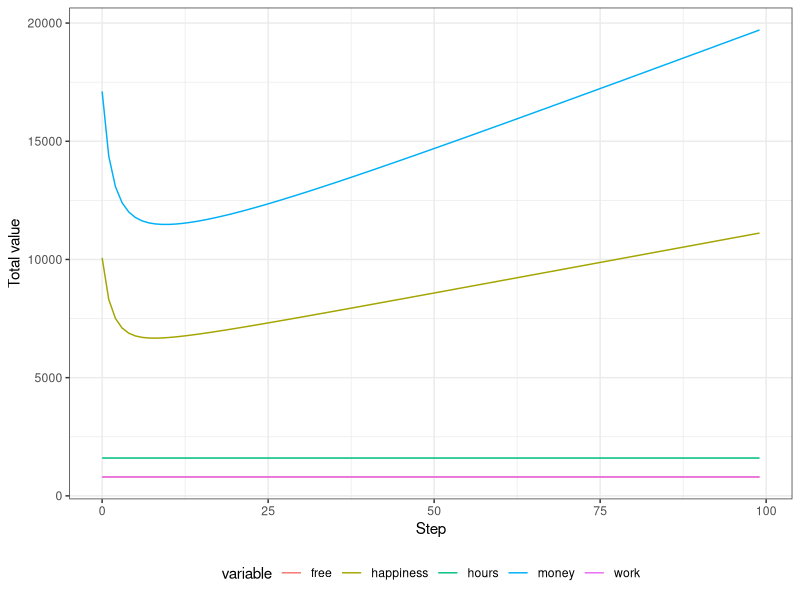
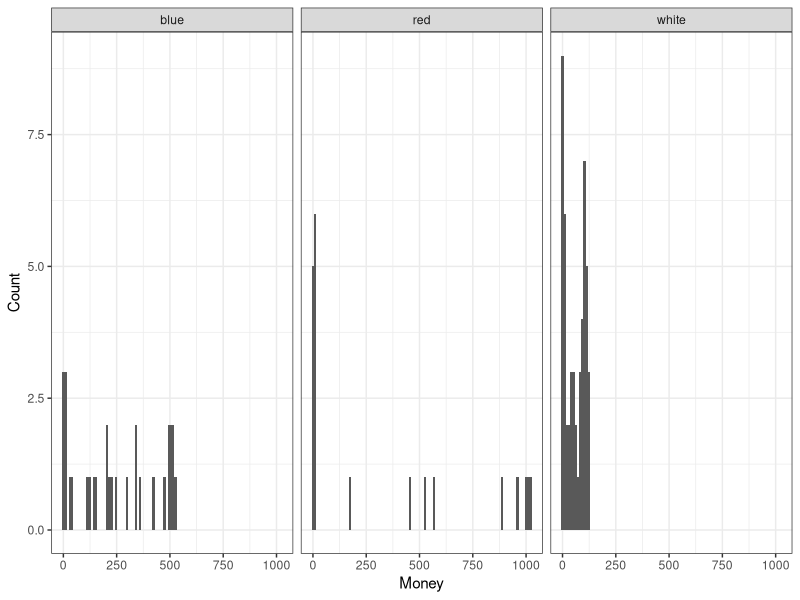
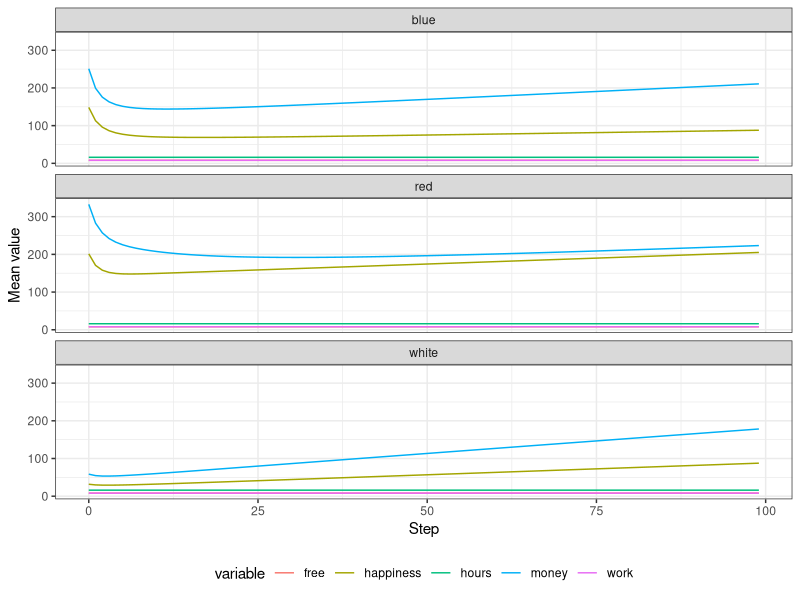
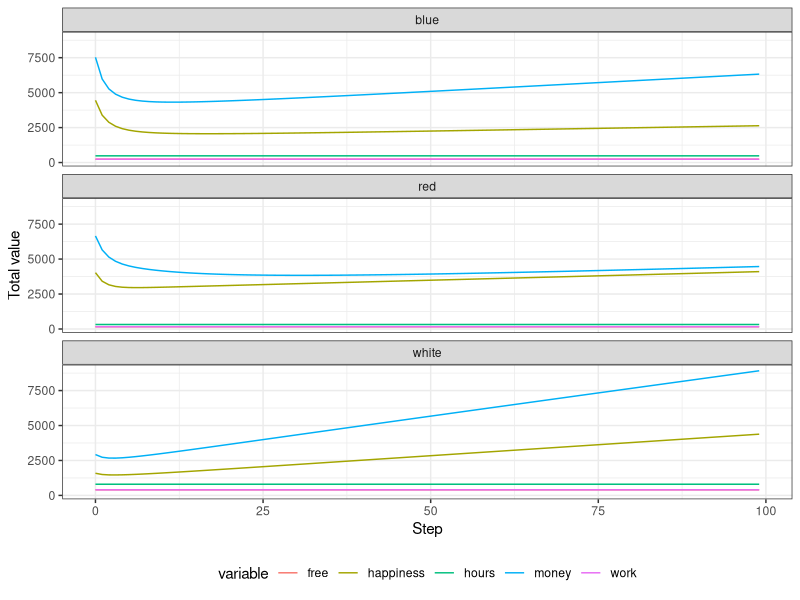
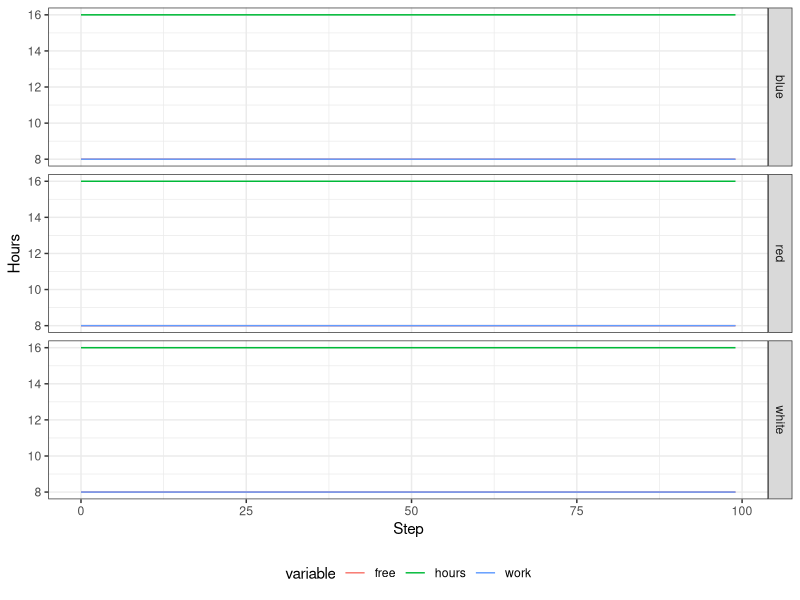

Write the R code that produced these figures, in order.
library(ggplot2)
library(dplyr)
options(scipen=999)

# read in the data
data <- read.csv("simulation_data.csv", header = TRUE)

# make the data long on money, happiness
data_long <- data %>%
    tidyr::gather(key = "variable", value = "value", hours, free, work, money, happiness)

# calculate the total amount of money, time, and happiness for each type in each step
data_long_totals <- data_long %>%
    group_by(type, variable, step) %>%
    summarise(value = sum(value))

# add across type as well
data_long_totals2 <- data_long_totals %>%
    group_by(variable, step) %>%
    summarise(value = sum(value))

data_long_totals2 %>%
    ggplot(aes(x=step, y=value, color=variable)) +
    geom_line() +
    theme_bw() +
    theme(legend.position = "bottom") +
    labs(x = "Step", y = "Total value")
    
# plot the means amount of money, time, and happiness for each type in each step
p <- data_long %>%
    group_by(type, variable, step) %>%
    summarise(mean = mean(value)) %>%
    ggplot(aes(x = step, y = mean, color = variable)) +
    geom_line() +
    facet_wrap(~type, ncol = 1) +
    theme_bw() +
    theme(legend.position = "bottom") +
    labs(x = "Step", y = "Mean value")

# open p in a new window
ggsave("plots/plot.png", p, width = 10, height = 10, units = "in", dpi = 300)

# plot the totals
p_tot <- data_long_totals %>%
    ggplot(aes(x = step, y = value, color = variable)) +
    geom_line() +
    facet_wrap(~type, ncol = 1) +
    theme_bw() +
    theme(legend.position = "bottom") +
    labs(x = "Step", y = "Total value")

# open p in a new window
ggsave("plots/plot_tot.png", p_tot, width = 10, height = 10, units = "in", dpi = 300)

# focus on hours now
# plot free, work, hours for each type in each step
time <- data_long %>%
    filter(variable %in% c("hours","free","work")) %>%
    ggplot(aes(x = step, y = value, color = variable)) +
    geom_line() +
    facet_grid(type ~ ., scales = "free_y") +
    theme_bw() +
    theme(legend.position = "bottom") +
    labs(x = "Step", y = "Hours")

# save
ggsave("plots/plot_hours.png", time, width = 10, height = 10, units = "in", dpi = 300)

# get distribution of money and happiness at the beginning of the simulation
data %>%
    filter(step == 0) %>%
    ggplot(aes(x = money)) +
    geom_histogram(bins = 100) +
    facet_grid(~type) +
    theme_bw() +
    labs(x = "Money", y = "Count")
